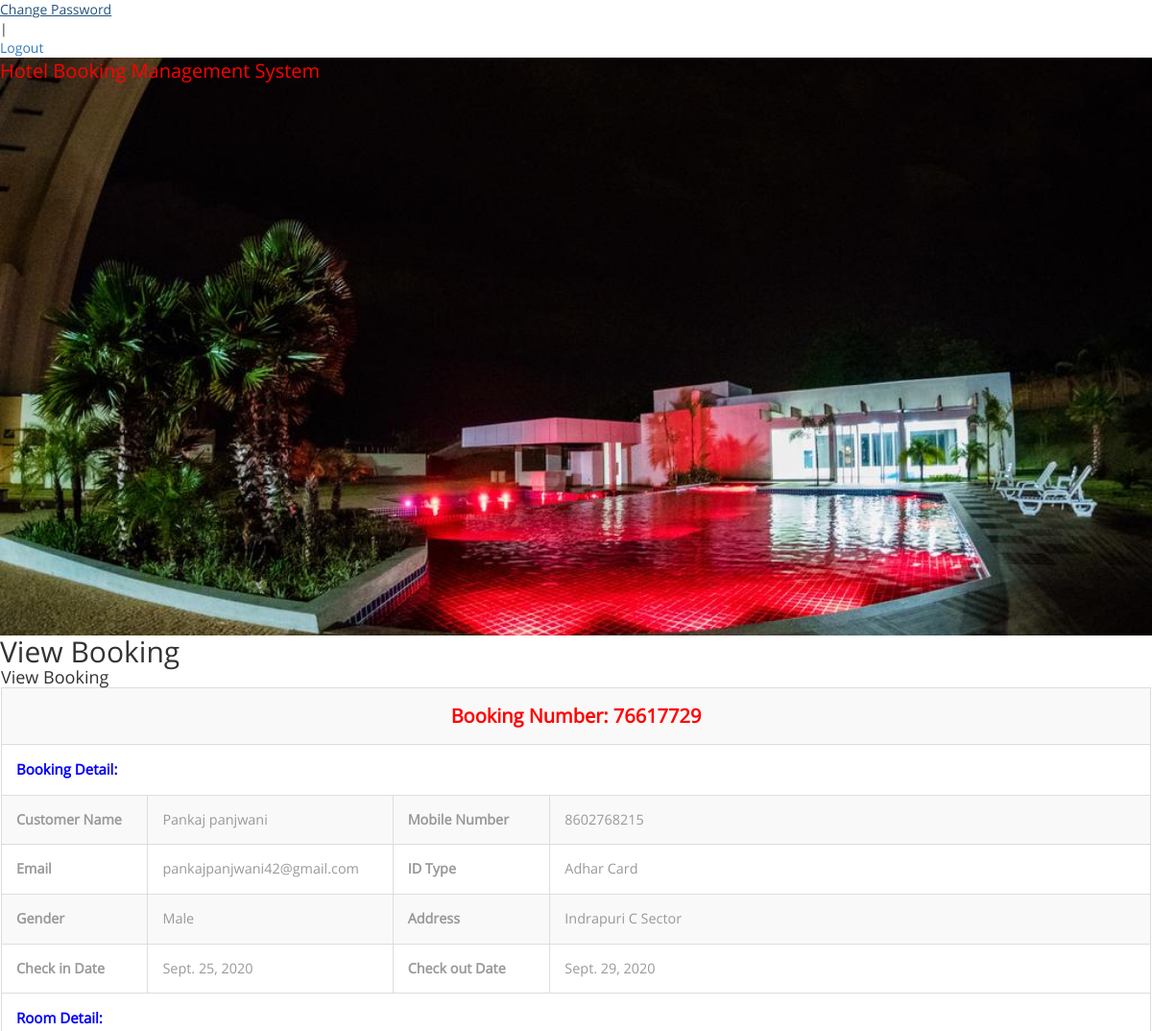
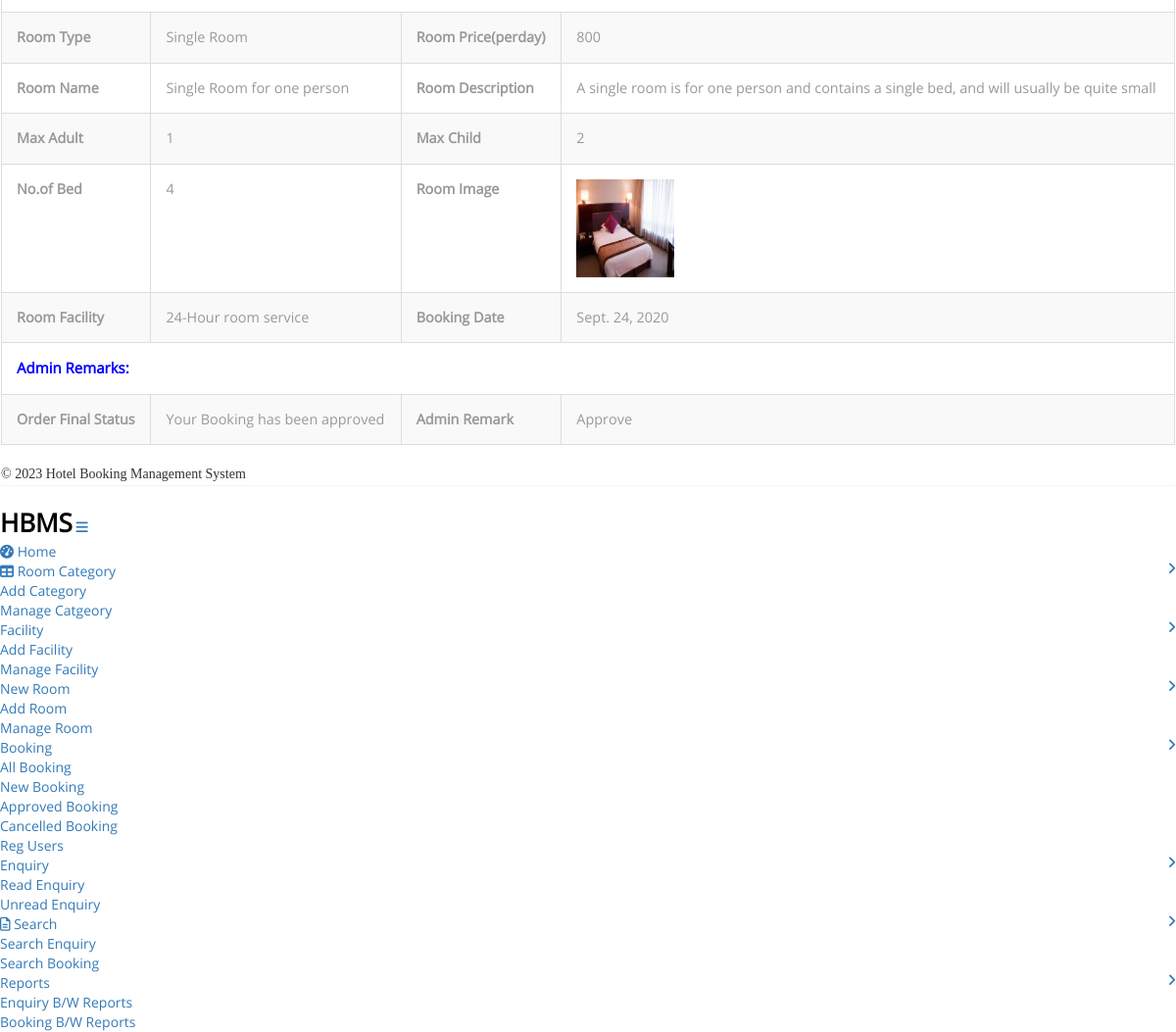
The page /booking_detail/5 (signed in) on the database its author committed (2 pictures, top to bottom).
### hotel/models.py (models this page shows, shortened)
class Booking(models.Model):
    roomid = models.ForeignKey(Room, on_delete=models.CASCADE)
    bookingnumber = models.CharField(max_length=100)
    userid = models.ForeignKey(User, on_delete=models.CASCADE)
    idtype = models.CharField(max_length=50)
    gender = models.CharField(max_length=10)
    address = models.CharField(max_length=500)
    checkindate = models.DateField()
    checkoutdate = models.DateField()
    bookingdate = models.DateField()
    remark = models.CharField(max_length=100)
    status = models.CharField(max_length=100)

class Room(models.Model):
    roomtype = models.ForeignKey(Category, on_delete=models.CASCADE)
    roomname = models.CharField(max_length=100)
    maxadult = models.IntegerField()
    maxchild = models.IntegerField()
    roomdescription = models.CharField(max_length=500)
    noofbed = models.IntegerField()
    image = models.FileField()
    roomfacility = models.CharField(max_length=500)

class Category(models.Model):
    categoryname = models.CharField(max_length=120)
    description = models.CharField(max_length=500)
    price = models.IntegerField()

### hotel/views.py (the view, shortened to what this page needs)
# urls.py: path('booking_detail/<int:pid>',booking_detail, name='booking_detail'),
def booking_detail(request,pid):
    if not request.user.is_authenticated:
        return redirect('admin_login')
    book = Booking.objects.get(id=pid)
    error = ""
    d = {'book':book,'error':error}
    return render(request,'booking_detail.html', d)

### hotel/templates/booking_detail.html (shortened to what this page needs)
{% load static %}
{% block body %}
<html>
<head>
<link href="{% static 'admin/css/bootstrap.min.css' %}" rel='stylesheet' type='text/css' />
<link href="{% static 'admin/css/style.css' %}" rel='stylesheet' type='text/css' />
<link href="{% static 'admin/css/font-awesome.css' %}" rel="stylesheet">
<link rel="stylesheet" href="{% static 'admin/css/icon-font.min.css' %}" type='text/css' />
</head>
<body>
   <div class="page-container">
	<div class="left-content">
	   <div class="inner-content">
			{% include 'adminheader.html' %}
			<div class="content">
<div class="women_main">
	<div class="grids">
					<div class="progressbar-heading grids-heading">
						<h2>View Booking</h2>
					</div>
					<div class="panel panel-widget forms-panel">
						<div class="forms">
							<div class="form-grids widget-shadow" data-example-id="basic-forms">
								<div class="form-title">
									<h4>View Booking</h4>
								</div>
								<div class="form-body">
                                    <table border="1" class="table table-bordered table-striped table-vcenter js-dataTable-full-pagination">
                            	<tr>
  <th colspan="4" style="color: red;font-weight: bold;text-align: center;font-size: 20px"> Booking Number: {{book.bookingnumber}}</th>
</tr>
<tr>
  <th colspan="4" style="color: blue;font-weight: bold;font-size: 15px"> Booking Detail:</th>
</tr>
<tr>
    <th>Customer Name</th>
    <td>{{book.userid.first_name}}</td>
    <th>Mobile Number</th>
    <td>{{book.userid.last_name}}</td>
  </tr>
  <tr>
   <th>Email</th>
    <td>{{book.userid.username}}</td>
    <th>ID Type</th>
    <td>{{book.idtype}}</td>
  </tr>
  <tr>
   <th>Gender</th>
    <td>{{book.gender}}</td>
    <th>Address</th>
    <td>{{book.address}}</td>
  </tr>
  <tr>
    <th>Check in Date</th>
    <td>{{book.checkindate}}</td>
    <th>Check out Date</th>
    <td>{{book.checkoutdate}}</td>
  </tr>
   <tr>
    <tr>
  <th colspan="4" style="color: blue;font-weight: bold;font-size: 15px"> Room Detail:</th>
</tr>
    <th>Room Type</th>
    <td>{{book.roomid.roomtype.categoryname}}</td>
    <th>Room Price(perday)</th>
    <td>{{book.roomid.roomtype.price}}</td>
  </tr>
 <tr>
    <th>Room Name</th>
    <td>{{book.roomid.roomname}}</td>
    <th>Room Description</th>
    <td>{{book.roomid.roomdescription}}</td>
  </tr>
   <tr>
    <th>Max Adult</th>
    <td>{{book.roomid.maxadult}}</td>
    <th>Max Child</th>
    <td>{{book.roomid.maxchild}}</td>
  </tr>
<tr>
    <th>No.of Bed</th>
    <td>{{book.roomid.noofbed}}</td>
    <th>Room Image</th>
    <td><img src="{{book.roomid.image.url}}" width="100" height="100" ></td>
  </tr>
   <tr>
    <th>Room Facility</th>
    <td>{{book.roomid.roomfacility}}</td>
    <th>Booking Date</th>
    <td>{{book.bookingdate}}</td>
  </tr>
   <tr>
  <th colspan="4" style="color: blue;font-weight: bold;font-size: 15px"> Admin Remarks:</th>
</tr>
  <tr>
     <th>Order Final Status</th>
    <td>
{% if book.status == "Approved" %}
  Your Booking has been approved
{% endif %}
     </td>
     <th >Admin Remark</th>
    {% if book.status == "" %}
                     <td>Not Updated Yet</td>
{% else %}
      <td>{{book.remark}}
                  </td>
                  {% endif %}
  </tr>
</table>
				</div>
{% include 'adminfooter.html' %}
</div>
</div>
		</div>
</div>
			{% include 'adminsidebar.html' %}
							</div>
</body>
</html>
{% endblock %}

### hotel/static/css/style.css (style rules this page uses)
h1,h2,h3,h4,h5,h6 { padding:0 0; margin:0 0; }
body { padding:0 0; margin:0 0; font-family: 'OpenSans-Regular' }
.table > thead > tr > th, .table > tbody > tr > th, .table > tfoot > tr > th, .table > thead > tr > td, .table > tbody > tr > td, .table > tfoot > tr > td { border-top: none !important; }
.table td, .table>tbody>tr>td, .table>tbody>tr>th, .table>tfoot>tr>td, .table>tfoot>tr>th, .table>thead>tr>td, .table>thead>tr>th { padding: 15px!important; }
.table > thead > tr > th, .table > tbody > tr > th, .table > tfoot > tr > th, .table > thead > tr > td, .table > tbody > tr > td, .table > tfoot > tr > td { font-size: 0.9em; color: #999; border-top: none !important; }

### rows shown on the page
Booking: bookingnumber "76617729", userid.first_name "Pankaj panjwani", userid.last_name "8602768215", userid.username "pankajpanjwani42@gmail.com", idtype "Adhar Card", gender "Male", address "Indrapuri C Sector", checkindate "Sept. 25, 2020", checkoutdate "Sept. 29, 2020", roomid.roomtype.categoryname "Single Room", roomid.roomtype.price "800", roomid.roomname "Single Room for one person", roomid.roomdescription "A single room is for one person and contains a single bed, and will usually be quite small", roomid.maxadult "1", roomid.maxchild "2", roomid.noofbed "4", roomid.image (picture), roomid.roomfacility "24-Hour room service", bookingdate "Sept. 24, 2020", remark "Approve"
